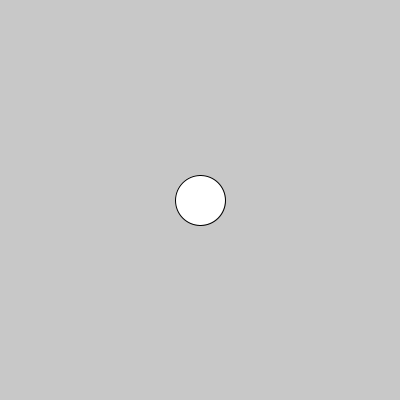
Frame 1 (no input)
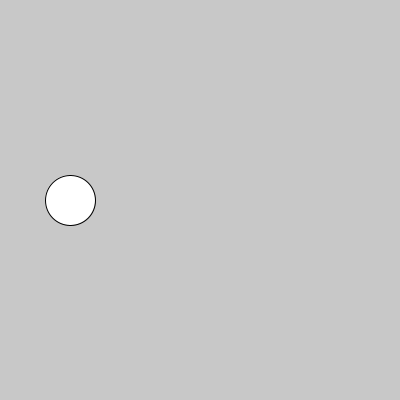
Frame 60 (the mouse pressed at the canvas centre just before this capture)
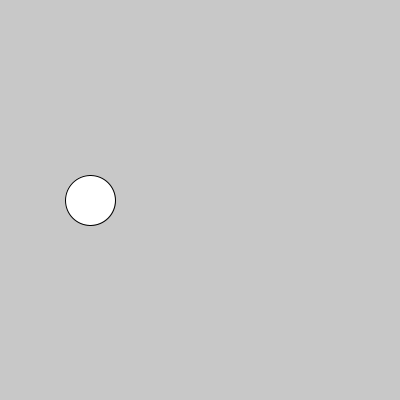
Frame 120 (the mouse held since frame 60 and released just before this capture)

The Processing sketch that drew these frames (run headless with seeded random() and noise(); from frame 60 on, the mouse is pressed at the canvas centre):

// Processing sketch: condicionales_7
// ── condicionales_7.pde
int posX = 200;
int tamElipse = 50;
int velocidad = 10;
int direccion = velocidad;

void setup(){
  size(400,400);
}

void draw(){
  background(200);
  ellipse(posX, 200, tamElipse, tamElipse);
  
  // Si llega al borde derecho, se mueve a la izquierda (TRUE)
  // Si llega al borde izquierdo, se mueve a la derecha
  // Siempre avanza en una dirección (TRUE)
  //360 .. 370 .. 380 ..
  if(posX > width - tamElipse/2){
     direccion = -velocidad;
  }
  
  if(posX < tamElipse/2){
     direccion = velocidad;
  }
  
  posX = posX + direccion;
}

void mouseClicked(){
  if(velocidad > 1){
    velocidad = velocidad - 1;
  }
}

void keyPressed(){
  if(velocidad < 10){
    velocidad = velocidad + 1;
  }
}
